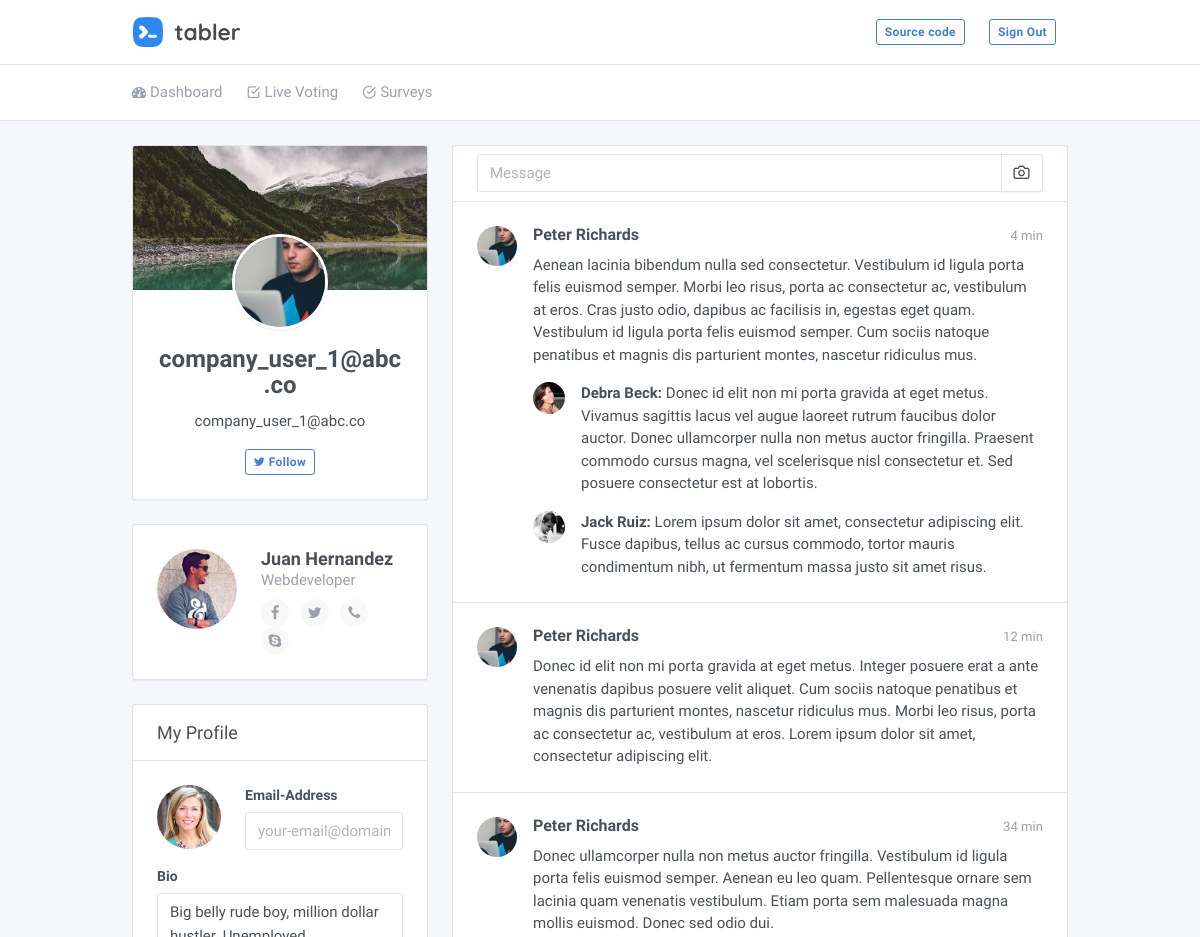
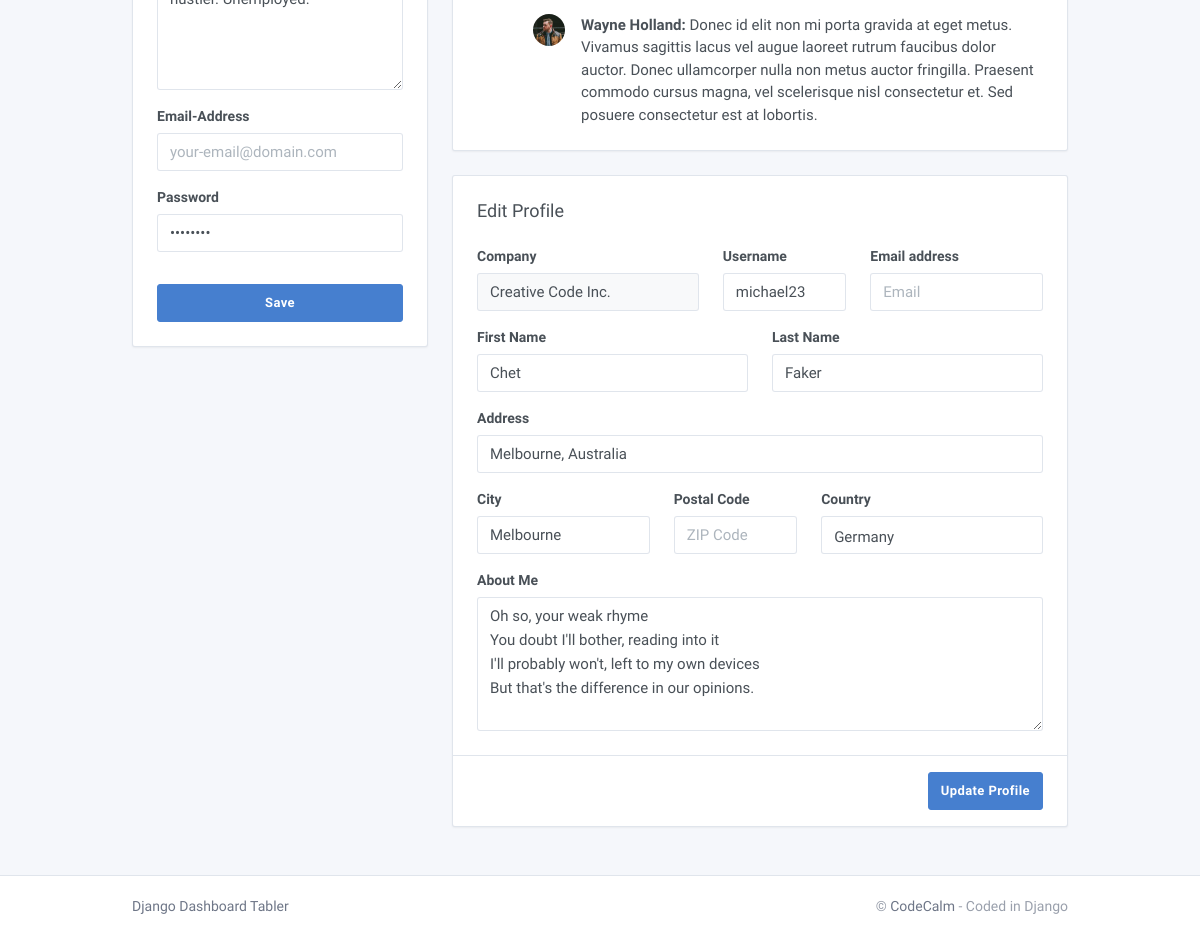
Page /page-profile.html (signed in) on the committed database (2 pictures, top to bottom).
### authentication/models.py (models this page shows, shortened)
class AuthUser(AbstractUser):
    weight = models.PositiveSmallIntegerField(
        'Vote Weightage', null=True, blank=True)
    user_type = models.PositiveSmallIntegerField(
        'User Type', choices=USER_TYPES, null=True)
    company = models.ForeignKey(
        Company, on_delete=models.CASCADE, null=True, blank=True)
    class Meta:
        managed = True
        verbose_name = 'User'
        verbose_name_plural = 'Users'

### ballot/views.py (the view)
# urls.py: re_path(r'^.*\.html', views.pages, name='pages'),
@staff_member_required
@login_required(login_url='/login/')
def pages(request):
    context = {}
    try:
        load_template = request.path.split('/')[-1]
        html_template = loader.get_template(load_template)
        return HttpResponse(html_template.render(context, request))
    except template.TemplateDoesNotExist:
        html_template = loader.get_template('error-404.html')
        return HttpResponse(html_template.render(context, request))
    except:
        html_template = loader.get_template('error-500.html')
        return HttpResponse(html_template.render(context, request))

### core/templates/page-profile.html (shortened to what this page needs)
{% extends "layouts/base.html" %}
{% block content %}
    <div class="my-3 my-md-5">
        <div class="container">
          <div class="row">
            <div class="col-lg-4">
              <div class="card card-profile">
                <div class="card-header" style="background-image: url(/static/assets/demo/photos/eberhard-grossgasteiger-311213-500.jpg);"></div>
                <div class="card-body text-center">
                  <img class="card-profile-img" src="/static/assets/demo/faces/male/16.jpg">
                  <h3 class="mb-3">
                    {{ request.user.username }}
                  </h3>
                  <p class="mb-4">
                    {{ request.user.email }}
                  </p>
                  <button class="btn btn-outline-primary btn-sm">
                    <span class="fa fa-twitter"></span> Follow
                  </button>
                </div>
              </div>
              <div class="card">
                <div class="card-body">
                  <div class="media">
                    <span class="avatar avatar-xxl mr-5" style="background-image: url(/static/assets/demo/faces/male/21.jpg)"></span>
                    <div class="media-body">
                      <h4 class="m-0">Juan Hernandez</h4>
                      <p class="text-muted mb-0">Webdeveloper</p>
                      <ul class="social-links list-inline mb-0 mt-2">
                        <li class="list-inline-item">
                          <a href="javascript:void(0)" title="Facebook" data-toggle="tooltip"><i class="fa fa-facebook"></i></a>
                        </li>
                        <li class="list-inline-item">
                          <a href="javascript:void(0)" title="Twitter" data-toggle="tooltip"><i class="fa fa-twitter"></i></a>
                        </li>
                        <li class="list-inline-item">
                          <a href="javascript:void(0)" title="1234567890" data-toggle="tooltip"><i class="fa fa-phone"></i></a>
                        </li>
                        <li class="list-inline-item">
                          <a href="javascript:void(0)" title="@skypename" data-toggle="tooltip"><i class="fa fa-skype"></i></a>
                        </li>
                      </ul>
                    </div>
                  </div>
                </div>
              </div>
              <div class="card">
                <div class="card-header">
                  <h3 class="card-title">My Profile</h3>
                </div>
                <div class="card-body">
                  <form>
                    <div class="row">
                      <div class="col-auto">
                        <span class="avatar avatar-xl" style="background-image: url(/static/assets/demo/faces/female/9.jpg)"></span>
                      </div>
                      <div class="col">
                        <div class="form-group">
                          <label class="form-label">Email-Address</label>
                          <input class="form-control" placeholder="your-email@domain.com"/>
                        </div>
                      </div>
                    </div>
                    <div class="form-group">
                      <label class="form-label">Bio</label>
                      <textarea class="form-control" rows="5">Big belly rude boy, million dollar hustler. Unemployed.</textarea>
                    </div>
                    <div class="form-group">
                      <label class="form-label">Email-Address</label>
                      <input class="form-control" placeholder="your-email@domain.com"/>
                    </div>
                    <div class="form-group">
                      <label class="form-label">Password</label>
                      <input type="password" class="form-control" value="password"/>
                    </div>
                    <div class="form-footer">
                      <button class="btn btn-primary btn-block">Save</button>
                    </div>
                  </form>
                </div>
              </div>
            </div>
            <div class="col-lg-8">
              <div class="card">
                <div class="card-header">
                  <div class="input-group">
                    <input type="text" class="form-control" placeholder="Message">
                    <div class="input-group-append">
                      <button type="button" class="btn btn-secondary">
                        <i class="fe fe-camera"></i>
                      </button>
                    </div>
                  </div>
                </div>
                <ul class="list-group card-list-group">
                  <li class="list-group-item py-5">
                    <div class="media">
                      <div class="media-object avatar avatar-md mr-4" style="background-image: url(/static/assets/demo/faces/male/16.jpg)"></div>
                      <div class="media-body">
                        <div class="media-heading">
                          <small class="float-right text-muted">4 min</small>
                          <h5>Peter Richards</h5>
                        </div>
                        <div>
                          Aenean lacinia bibendum nulla sed consectetur. Vestibulum id ligula porta felis euismod semper. Morbi leo risus, porta ac consectetur ac, vestibulum at eros. Cras
                          justo odio, dapibus ac facilisis in, egestas eget quam. Vestibulum id ligula porta felis euismod semper. Cum sociis natoque penatibus et magnis dis parturient montes,
                          nascetur ridiculus mus.
                        </div>
                        <ul class="media-list">
                          <li class="media mt-4">
                            <div class="media-object avatar mr-4" style="background-image: url(/static/assets/demo/faces/female/17.jpg)"></div>
                            <div class="media-body">
                              <strong>Debra Beck: </strong>
                              Donec id elit non mi porta gravida at eget metus. Vivamus sagittis lacus vel augue laoreet rutrum faucibus dolor auctor. Donec ullamcorper nulla non metus
                              auctor fringilla. Praesent commodo cursus magna, vel scelerisque nisl consectetur et. Sed posuere consectetur est at lobortis.
                            </div>
                          </li>
                          <li class="media mt-4">
                            <div class="media-object avatar mr-4" style="background-image: url(/static/assets/demo/faces/male/32.jpg)"></div>
                            <div class="media-body">
                              <strong>Jack Ruiz: </strong>
                              Lorem ipsum dolor sit amet, consectetur adipiscing elit. Fusce dapibus, tellus ac cursus commodo, tortor mauris condimentum nibh, ut fermentum massa justo sit
                              amet risus.
                            </div>
                          </li>
                        </ul>
                      </div>
                    </div>
                  </li>
                  <li class="list-group-item py-5">
                    <div class="media">
                      <div class="media-object avatar avatar-md mr-4" style="background-image: url(/static/assets/demo/faces/male/16.jpg)"></div>
                      <div class="media-body">
                        <div class="media-heading">
                          <small class="float-right text-muted">12 min</small>
                          <h5>Peter Richards</h5>
                        </div>
                        <div>
                          Donec id elit non mi porta gravida at eget metus. Integer posuere erat a ante venenatis dapibus posuere velit aliquet. Cum sociis natoque penatibus et magnis dis
                          parturient montes, nascetur ridiculus mus. Morbi leo risus, porta ac consectetur ac, vestibulum at eros. Lorem ipsum dolor sit amet, consectetur adipiscing elit.
                        </div>
                      </div>
                    </div>
                  </li>
                  <li class="list-group-item py-5">
                    <div class="media">
                      <div class="media-object avatar avatar-md mr-4" style="background-image: url(/static/assets/demo/faces/male/16.jpg)"></div>
                      <div class="media-body">
                        <div class="media-heading">
                          <small class="float-right text-muted">34 min</small>
                          <h5>Peter Richards</h5>
                        </div>
                        <div>
                          Donec ullamcorper nulla non metus auctor fringilla. Vestibulum id ligula porta felis euismod semper. Aenean eu leo quam. Pellentesque ornare sem lacinia quam
                          venenatis vestibulum. Etiam porta sem malesuada magna mollis euismod. Donec sed odio dui.
                        </div>
                        <ul class="media-list">
                          <li class="media mt-4">
                            <div class="media-object avatar mr-4" style="background-image: url(/static/assets/demo/faces/male/26.jpg)"></div>
                            <div class="media-body">
                              <strong>Wayne Holland: </strong>
                              Donec id elit non mi porta gravida at eget metus. Vivamus sagittis lacus vel augue laoreet rutrum faucibus dolor auctor. Donec ullamcorper nulla non metus
                              auctor fringilla. Praesent commodo cursus magna, vel scelerisque nisl consectetur et. Sed posuere consectetur est at lobortis.
                            </div>
                          </li>
                        </ul>
                      </div>
                    </div>
                  </li>
                </ul>
              </div>
              <form class="card">
                <div class="card-body">
                  <h3 class="card-title">Edit Profile</h3>
                  <div class="row">
                    <div class="col-md-5">
                      <div class="form-group">
                        <label class="form-label">Company</label>
                        <input type="text" class="form-control" disabled="" placeholder="Company" value="Creative Code Inc.">
                      </div>
                    </div>
                    <div class="col-sm-6 col-md-3">
                      <div class="form-group">
                        <label class="form-label">Username</label>
                        <input type="text" class="form-control" placeholder="Username" value="michael23">
                      </div>
                    </div>
                    <div class="col-sm-6 col-md-4">
                      <div class="form-group">
                        <label class="form-label">Email address</label>
                        <input type="email" class="form-control" placeholder="Email">
                      </div>
                    </div>
                    <div class="col-sm-6 col-md-6">
                      <div class="form-group">
                        <label class="form-label">First Name</label>
                        <input type="text" class="form-control" placeholder="Company" value="Chet">
                      </div>
                    </div>
                    <div class="col-sm-6 col-md-6">
                      <div class="form-group">
                        <label class="form-label">Last Name</label>
                        <input type="text" class="form-control" placeholder="Last Name" value="Faker">
                      </div>
                    </div>
                    <div class="col-md-12">
                      <div class="form-group">
                        <label class="form-label">Address</label>
                        <input type="text" class="form-control" placeholder="Home Address" value="Melbourne, Australia">
                      </div>
                    </div>
                    <div class="col-sm-6 col-md-4">
                      <div class="form-group">
                        <label class="form-label">City</label>
                        <input type="text" class="form-control" placeholder="City" value="Melbourne">
                      </div>
                    </div>
                    <div class="col-sm-6 col-md-3">
                      <div class="form-group">
                        <label class="form-label">Postal Code</label>
                        <input type="number" class="form-control" placeholder="ZIP Code">
                      </div>
                    </div>
                    <div class="col-md-5">
                      <div class="form-group">
                        <label class="form-label">Country</label>
                        <select class="form-control custom-select">
                          <option value="">Germany</option>
                        </select>
                      </div>
                    </div>
                    <div class="col-md-12">
                      <div class="form-group mb-0">
                        <label class="form-label">About Me</label>
                        <textarea rows="5" class="form-control" placeholder="Here can be your description" value="Mike">Oh so, your weak rhyme
You doubt I'll bother, reading into it
I'll probably won't, left to my own devices
But that's the difference in our opinions.</textarea>
                      </div>
                    </div>
                  </div>
                </div>
                <div class="card-footer text-right">
                  <button type="submit" class="btn btn-primary">Update Profile</button>
                </div>
              </form>
            </div>
          </div>
        </div>
    </div>
{% endblock content %}

### rows in the picture
AuthUser: user.username "company_user_1@abc.co", user.email "company_user_1@abc.co"
